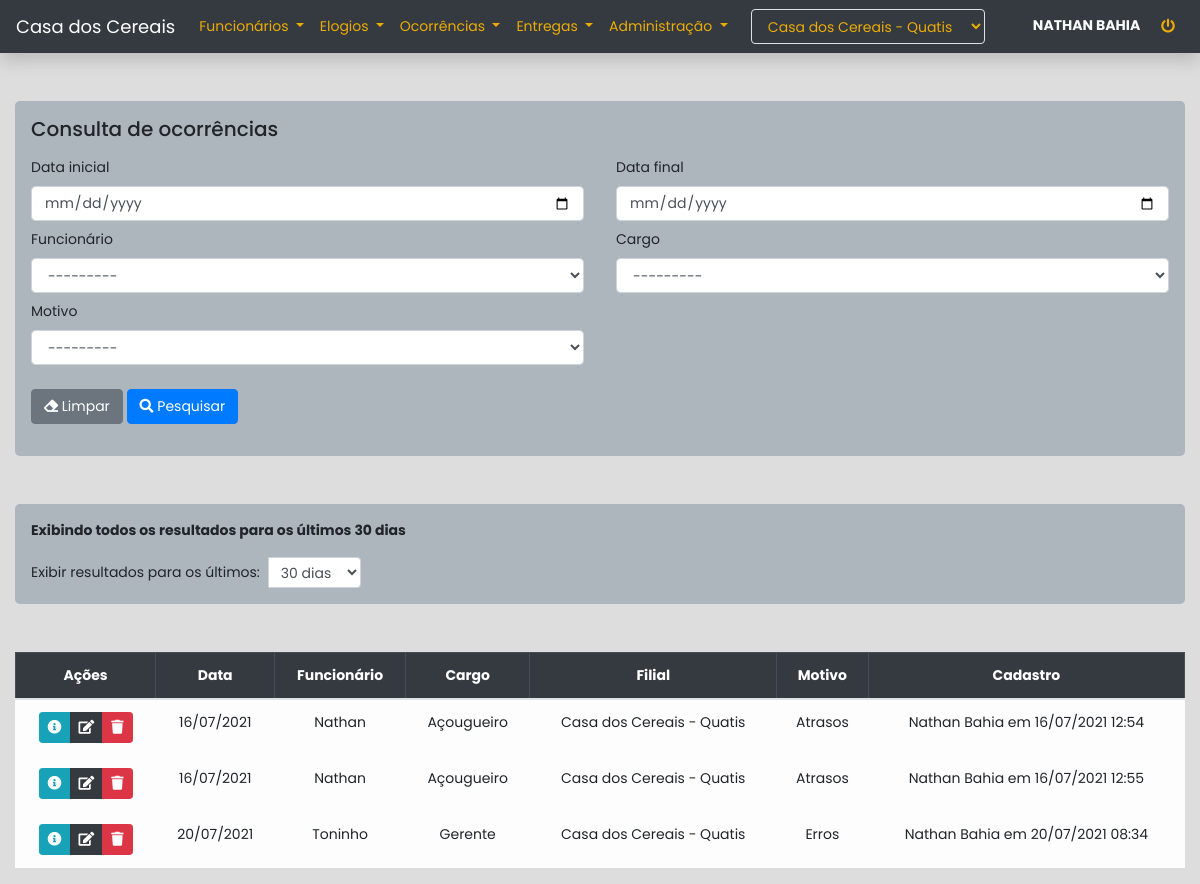
/ocorrencias/consulta (signed in), run on an earlier commit of the app's database.
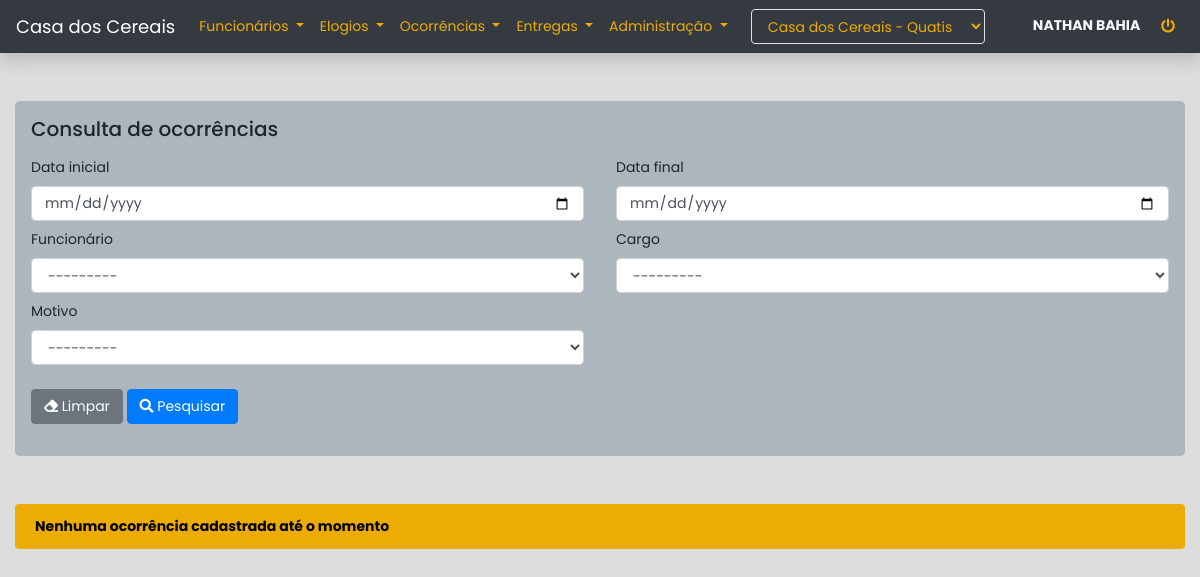
And on a later commit of the database.
### apps/core/models.py (models this page shows, shortened)
class Base(models.Model):
    usuario = models.ForeignKey(get_user_model(), on_delete=models.SET_NULL, null=True)
    criacao = models.DateTimeField(auto_now_add=True)
    alteracao = models.DateTimeField(auto_now=True)
    ativo = models.BooleanField(default=True)
    class Meta:
        abstract = True
    @property
    def cadastro(self):
        dt = localtime(self.criacao)
        if self.usuario:
            return f"{self.usuario.get_full_name()} em {dt.strftime('%d/%m/%Y %H:%M')}"
        return f"Usuário excluído em {dt.strftime('%d/%m/%Y')}"

class Ocorrencia(Base):
    funcionario = models.ForeignKey(Funcionario, on_delete=models.CASCADE, related_name='ocorrencias')
    motivo = models.ForeignKey(Motivo, on_delete=models.SET_NULL, null=True)
    data = models.DateField()
    observacao = models.TextField()
    class Meta:
        verbose_name = 'Ocorrência'
        verbose_name_plural = 'Ocorrências'
        ordering = ['-data']
    @property
    def get_motivo_display(self):
        if self.motivo:
            return self.motivo.nome
        return 'Motivo excluído'

class Funcionario(Base):
    nome = models.CharField(max_length=255)
    admissao = models.DateField(blank=True, null=True)
    cargo = models.ForeignKey(Cargo, on_delete=models.SET_NULL, null=True, related_name='funcionarios')
    filial = models.ForeignKey(Filial, on_delete=models.CASCADE, related_name='funcionarios')
    def __str__(self):
        return f'{self.nome} - {self.cargo}'
    class Meta:
        verbose_name = 'Funcionário'
        verbose_name_plural = 'Funcionários'
        ordering = ['nome']

class Cargo(Base):
    nome = models.CharField(max_length=255)
    filial = models.ForeignKey(Filial, on_delete=models.CASCADE)
    def __str__(self):
        return f'{self.nome}'
    class Meta:
        verbose_name = 'Cargo'
        verbose_name_plural = 'Cargos'
        ordering = ['nome']

class Filial(Base):
    nome = models.CharField(max_length=255)
    cidade = models.CharField(max_length=255)
    def __str__(self):
        return f'{self.nome} - {self.cidade}'
    class Meta:
        verbose_name = 'Filial'
        verbose_name_plural = 'Filiais'
        ordering = ['nome', 'cidade']

class Motivo(Base):
    nome = models.CharField(max_length=255)
    filial = models.ForeignKey(Filial, on_delete=models.CASCADE)
    def __str__(self):
        return self.nome
    class Meta:
        verbose_name = 'Motivo'
        verbose_name_plural = 'Motivos'
        ordering = ['nome']

### apps/core/views.py (the view, shortened to what this page needs)
# urls.py: path('ocorrencias/consulta', views.consulta_ocorrencias, name='consulta_ocorrencias'),
@login_required
def consulta_ocorrencias(request):
    usuario = request.user.perfil.latest('id')
    consulta = False
    dias = 30 if request.GET.get('dias') not in ['30', '60', '90', '120'] else request.GET.get('dias')
    data_range = utils.get_data_range(dias)
    filtros = {
        'data__range': data_range,
        'funcionario__filial': usuario.filial,
        'ativo': True
    }
    query = models.Ocorrencia.objects.filter(**filtros).order_by('funcionario')
    form = forms.ConsultaOcorrenciaForm(
        usuario=usuario,
        data=request.GET
    )
    context = {
        'form': form,
        'dias': dias,
        'consulta': consulta,
        'filtros': filtros,
        'ocorrencias': query
    }
    return render(request, 'core/ocorrencias/consultas.html', context)

### apps/core/context_processors.py (called while the page is built)
def usuario(request):
    if not request.user.is_authenticated:
        return {}
    context = {'usuario': {}}
    perfil = request.user.perfil.order_by('id').last()
    if perfil:
        context['usuario']['filial'] = perfil.filial
        context['usuario']['filiais'] = models.Filial.objects.all()
        if perfil.tipo == '2':
            context['usuario']['administrador'] = True
    return context

### apps/core/utils.py (called while the page is built)
def get_data_range(dias: int, convert=False) -> list:
    presente = datetime.today().date()
    passado = presente - timedelta(days=int(dias))
    if convert:
        return [convert_date_to_datetime(passado), convert_date_to_datetime(presente, inicio=False)]
    return [passado, presente]

### apps/core/templates/core/ocorrencias/consultas.html (shortened to what the changed rows need)
{% extends 'core/base.html' %}
{% load bootstrap4 %}
{% block content %}
<div class="container-fluid">
    <form method='get' class='my-5 jumbotron p-3' autocomplete="off">
        <h5>Consulta de ocorrências</h5>
        <div class="row mx-0 mt-3">
        </div>
    </form>
    {% if ocorrencias %}
        {% include 'core/utils/consulta_range_dias.html' %}
        <div class="table-responsive mt-5">
            <table class="table table-bordered text-center">
                <thead class="table-dark">
                    <tr>
                        <th>Ações</th>
                        <th>Data</th>
                        <th>Funcionário</th>
                        <th>Cargo</th>
                        <th>Filial</th>
                        <th>Motivo</th>
                        <th>Cadastro</th>
                    </tr>
                </thead>
                <tbody class="table-light">
                    {% for ocorrencia in ocorrencias %}
                    <tr>
                        <td>
                            <div class="btn-group">
                                <button class="btn btn-sm btn-info btn-info-ocorrencia" data-ocorrencia="{{ ocorrencia.id }}"><i class="fas fa-info-circle"></i></button>
                                <a href="{% url 'core:edit_ocorrencias' ocorrencia.id %}" class="btn btn-sm btn-dark btn-edit-ocorrencia" data-ocorrencia="{{ ocorrencia.id }}"><i class="fas fa-edit"></i></a>
                                <button class="btn btn-sm btn-danger btn-delete-ocorrencia" data-ocorrencia="{{ ocorrencia.id }}"><i class="fas fa-trash"></i></button>
                            </div>
                        </td>
                        <td>{{ ocorrencia.data|date:'d/m/Y' }}</td>
                        <td>{{ ocorrencia.funcionario.nome }}</td>
                        <td>{{ ocorrencia.funcionario.cargo.nome }}</td>
                        <td>{{ ocorrencia.funcionario.filial }}</td>
                        <td>{{ ocorrencia.get_motivo_display }}</td>
                        <td>{{ ocorrencia.cadastro }}</td>
                    </tr>
                    {% endfor %}
                </tbody>
            </table>
        </div>
    {% else %}
        <div class="alert alert-warning mt-5">
            {% if consulta %}
                Nenhuma ocorrência encontrada
            {% else %}
                Nenhuma ocorrência cadastrada até o momento
            {% endif %}
        </div>
    {% endif %}
</div>
{% endblock content %}

What changed in the data, as far as the page shows it:
no longer on this page (row edited): Ocorrencia: data "16/07/2021", funcionario.nome "Nathan", funcionario.cargo.nome "Açougueiro", funcionario.filial "Casa dos Cereais - Quatis", motivo "Atrasos", cadastro "Nathan Bahia em 16/07/2021 12:54"
no longer on this page (row edited): Ocorrencia: data "16/07/2021", funcionario.nome "Nathan", funcionario.cargo.nome "Açougueiro", funcionario.filial "Casa dos Cereais - Quatis", motivo "Atrasos", cadastro "Nathan Bahia em 16/07/2021 12:55"
no longer on this page (row edited): Ocorrencia: data "20/07/2021", funcionario.nome "Toninho", funcionario.cargo.nome "Gerente", funcionario.filial "Casa dos Cereais - Quatis", motivo "Erros", cadastro "Nathan Bahia em 20/07/2021 08:34"
Also different on the page:
{{ dias }}: "30" → (not shown)
form field dias: "30 dias" → (not shown)
text no longer shown: "Exibindo todos os resultados para os últimos dias Exibir resultados para os últimos: Ações Data Funcionário Cargo Filial Motivo Cadastro"
text now shown: "Nenhuma ocorrência cadastrada até o momento"
